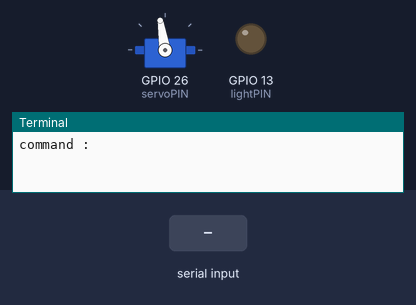
A program run on a simulated Raspberry Pi (BCM pin numbers). Shown: servo, output pins drawn as LEDs (lit = HIGH), the last lines printed to the terminal. The inputs (shaded band) are chosen by the test bench. Servo angles are drawn from the pulse width (0.5 ms = 0°, 2.5 ms = 180°).

Above: at 2.2 s.
2.3 s: "1" typed at the terminal, then Enter
At 2.6 s:
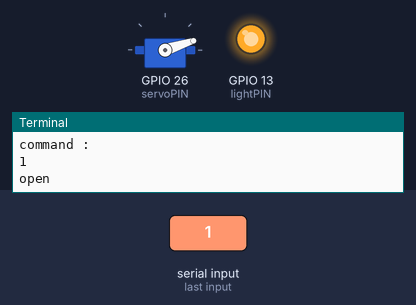
3.8 s: "0" typed at the terminal, then Enter
At 5.0 s:
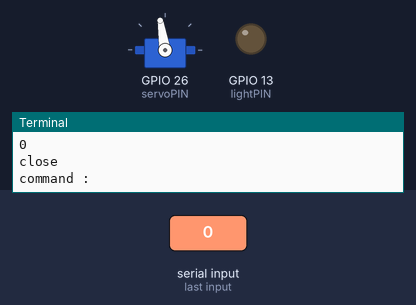
Timing chart, 0 to 6.8 s (numbered marks = the images above; inputs shaded):
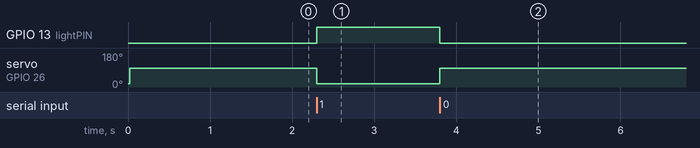

Measured:
- after the input at 2.3 s, GPIO 13 (lightPIN): LOW → HIGH at once; servo on GPIO 26 (servoPIN): 99° → 18° at once
- after the input at 3.8 s, GPIO 13 (lightPIN): HIGH → LOW at once; servo on GPIO 26 (servoPIN): 18° → 99° at once

The program:

box.py
```python
import RPi.GPIO as GPIO
import time

servoPIN = 26
lightPIN = 13

GPIO.setmode(GPIO.BCM)
GPIO.setup(servoPIN, GPIO.OUT)
GPIO.setup(lightPIN, GPIO.OUT)

def move():
    GPIO.output(lightPIN, True)
    p = GPIO.PWM(servoPIN, 50)
    p.start(8.0)
    p.ChangeDutyCycle(3.5)
    time.sleep(1)
    p.stop()

def close():
    GPIO.output(lightPIN, False)
    p = GPIO.PWM(servoPIN, 50)
    p.start(3.5)
    p.ChangeDutyCycle(8.0)
    time.sleep(1)
    p.stop()

close()
while True:
    if input('command : ') == '1':
        print('open')
        move()
    else:
        print('close')
        close()
```
